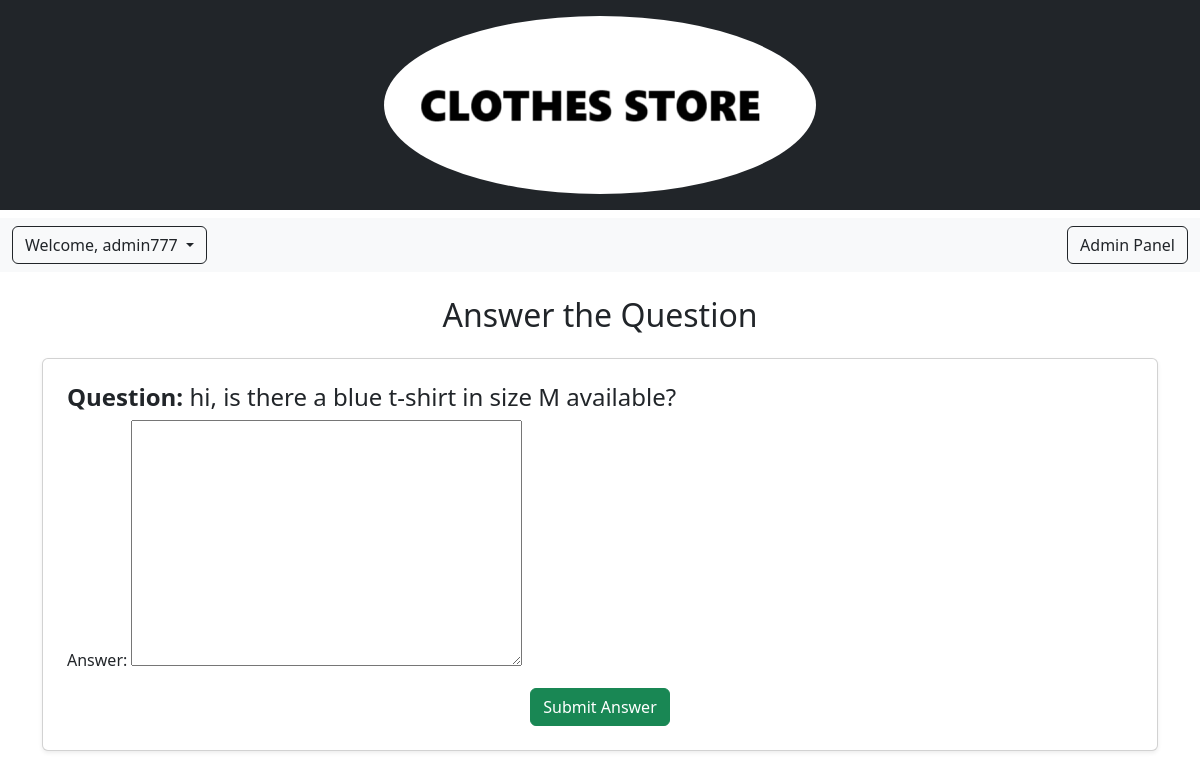
Before: /store/answer/3/ (signed in) with the older database file.
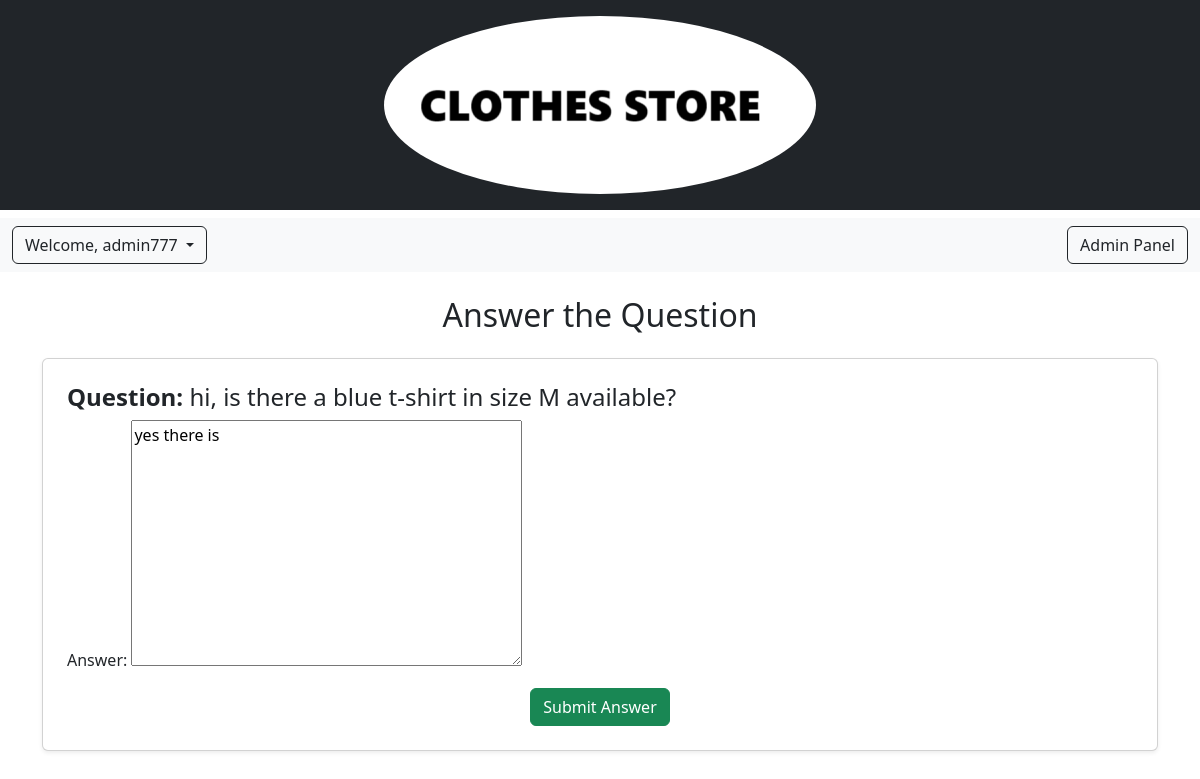
After: the same page with the newer database file.
### questions/models.py (models this page shows, shortened)
class Question(models.Model):
    user = models.ForeignKey(settings.AUTH_USER_MODEL, on_delete=models.CASCADE, null=True, blank=True, default=1)
    text = models.TextField()
    answer = models.TextField(blank=True, null=True)
    created = models.DateTimeField(auto_now_add=True)
    answered = models.DateTimeField(null=True, blank=True)

### questions/views.py (the view)
# urls.py: path('answer/<int:question_id>/', answerQ, name='answer_q'),
def answerQ(request, question_id):
    question = get_object_or_404(Question, id=question_id)
    if not request.user.is_staff:
        return redirect('questions:list')
    if request.method == "POST":
        form = form_for_answer(request.POST, instance=question)
        if form.is_valid():
            question.answered = now()
            form.save()
            return redirect('questions:list')
    else:
        form = form_for_answer(instance=question)
    return render(request, 'answer_q.html', {'form': form, 'question': question})

### questions/forms.py
class form_for_answer(forms.ModelForm):
    class Meta:
        model = Question
        fields = ['answer']

### cart/context_processors.py (called while the page is built)
def counter(request):
    item_count = 0
    if 'admin' in request.path:
        return {}
    else:
        try:
            cart = Cart.objects.filter(cart_id=_cart_id(request))
            cart_items = CartItem.objects.all().filter(cart=cart[:1])
            for cart_item in cart_items:
                item_count += cart_item.quantity
        except Cart.DoesNotExist:
            item_count = 0
    return {'item_count':item_count}

### cart/views.py (called while the page is built)
def _cart_id(request):
    cart = request.session.session_key
    if not cart:
        cart = request.session.create()
    return cart

### loyalty/context_processors.py (called while the page is built)
def loyalty_points(request):
    if request.user.is_authenticated:
        try:
            loyalty = Loyalty.objects.get(user=request.user)
        except Loyalty.DoesNotExist:
            loyalty = None
    else:
        loyalty = None
    return {'loyalty': loyalty}

### questions/templates/answer_q.html (shortened to what this page needs)
{% load static %}
<!DOCTYPE html>
<html lang="en">
<head>
    <link rel="stylesheet" href="{% static 'css/style.css' %}">
    <link href="https://cdn.jsdelivr.net/npm/bootstrap@5.3.3/dist/css/bootstrap.min.css" rel="stylesheet">
</head>
<body>
    <header class="bg-dark text-white py-3">
        <div class="container text-center">
            {% include 'header.html' %}
        </div>
    </header>
    {% include 'nav.html' %}
    <div class="container mt-4">
        <h2 class="text-center mb-4">Answer the Question</h2>
        <div class="card p-4 shadow-sm mb-5">
            <h4><strong>Question:</strong> {{ question.text }}</h4>
            <form method="POST">
                {{ form.as_p }}
                <div class="text-center">
                    <button type="submit" class="btn btn-success">Submit Answer</button>
                </div>
            </form>
        </div>
    </div>
</body>
</html>

Changed rows visible on the page:
changed Question "hi, is there a blue t-shirt in size M available?": answer (not shown) → "yes there is"
